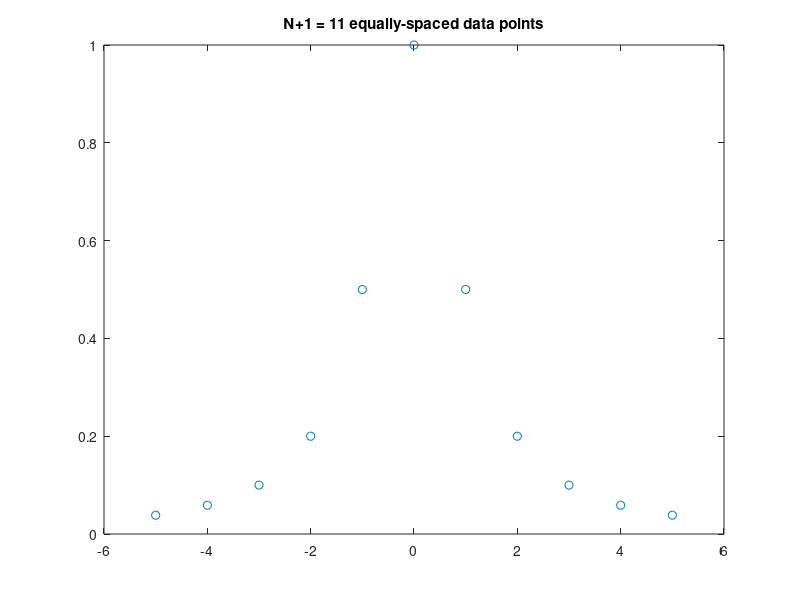
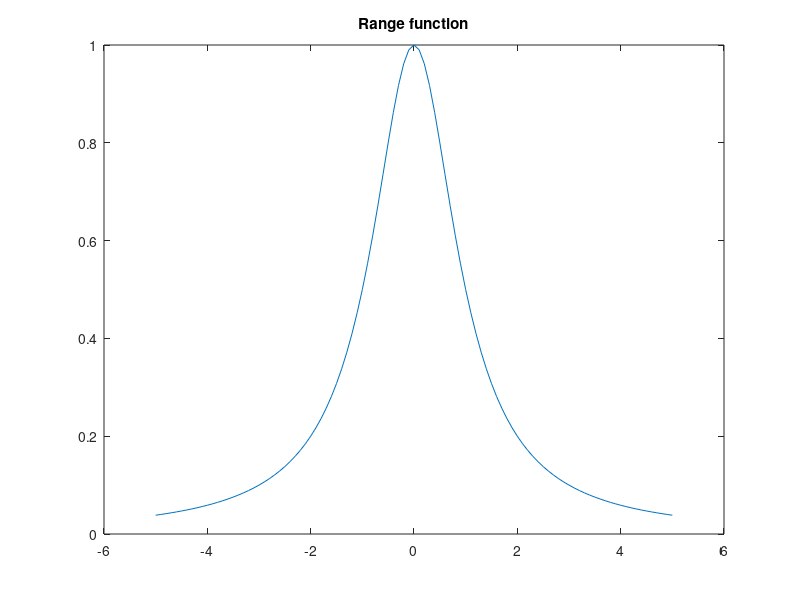
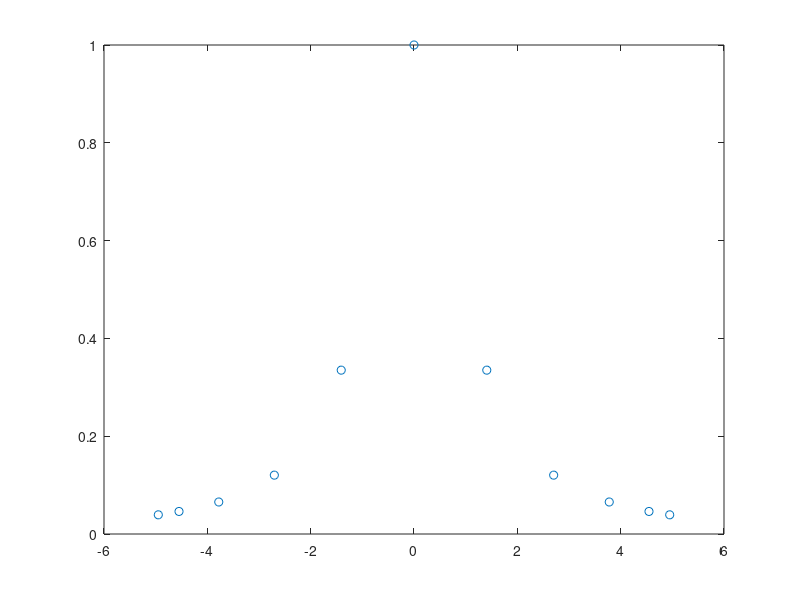
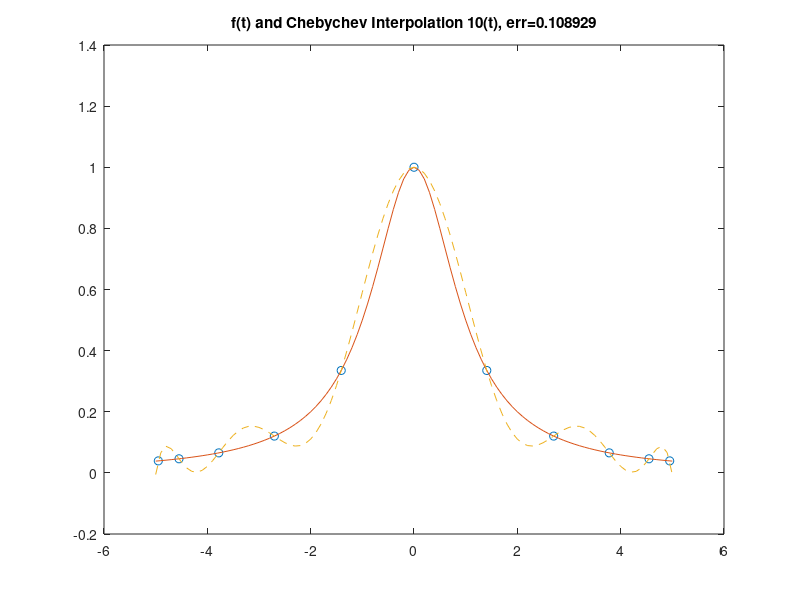

Reproduce these figures in MATLAB, in order.
%% Lab 4
%%

%% Problem 1
%%
N = 10;
x = linspace(-5,5,N+1);
f = inline('1./(1+x.*x)','x');
y = f(x);
plot(x, y, 'o');
title('N+1 = 11 equally-spaced data points');
t = [-5:.1:5];
figure;
plot(t, f(t), '-');
title('Range function');

%% Problem 2
%%
PN = polyfit(x,y,N);
v = polyval(PN,t);
err = norm(f(t)-v,inf);
figure;
plot(x,y,'o',t,f(t),'-',t,v,'--')
title(sprintf('f(t) and P {10}(t), err=%g',err))

%% Problem 3
%%
K = N+1;
a = -5;
b = 5;
xcheb = zeros(1,K);
for i=1:K
    xcheb(i)=(a+b)/2 + (b-a)/2 * cos( (i-.5)*pi/K );
end
title('Chebyshev data [N = 10]');
ycheb = f(xcheb);
plot(xcheb, ycheb, 'o');
PNcheb = polyfit(xcheb,ycheb,N);
vcheb = polyval(PNcheb,t);

cheberr = norm(f(t)-vcheb,inf);
figure;
plot(xcheb,ycheb, 'o', t, f(t), '-', t, vcheb, '--');
title(sprintf('f(t) and Chebychev Interpolation {10}(t), err=%g',cheberr))

%%
% The polynomial interpolation provided by matlabs polyfit finds the
% coefficeints of a p(x) that fit a vector of X points. The
% interpolation that happens in Problem 2 uses N equally spaced points
% (shown in Figure 1) and yeilds a polynomial that interpolates the
% points but also has a lot of error at the ends of the interval (in
% this case near -5 and 5). The Chebychev polynomial in problem 3 uses
% X values generated using the equation '(a+b)/2 + (b-a)/2 * cos(
% (i-.5)*pi/K )'. You can see in Figure 3 that the x values used in
% the Chebychev polynomial are bunched up near the ends of the
% interval (-5 to 5). The high error at the ends of the polynomail in
% Problem 2 is an example of Runge's phenomenom. The chebyshev points
% help mitigate the error poblem by using a least squares method to
% ensure a minimun maximum error.

%% Problem 4
%%
% As the number of nodes increases, the error in an interpolating
% polynomial with equally spaced X values becomes exteremely bad at
% the end of it's interval. In contrast, the polynomial using
% chebyshev points get's more and more accurate.

%%
% Here are the cases when N = 20 and N = 50
% and then 50.

N = 20;
x = linspace(-5,5,N+1);
f = inline('1./(1+x.*x)', 'x');
y = f(x);
figure;
plot(x,y,'o');
title('N+1 = 21 equally-spaced data points');
t = [-5:.1:5];

PN = polyfit(x,y,N);
v = polyval(PN,t);
err = norm(f(t)-v,inf);

figure;
plot(x,y,'o',t,f(t),'-',t,v,'--');
title(sprintf('f(t) and P_{20}(t) [N = 20], err%g', err));

K = N+1;
a = -5;
b = 5;
xcheb = zeros(1,K);
for i=1:K
    xcheb(i)=(a+b)/2 + (b-a)/2 * cos( (i-.5)*pi/K );
end
ycheb = f(xcheb);
PNcheb = polyfit(xcheb,ycheb,N);
vcheb = polyval(PNcheb,t);

cheberr = norm(f(t)-vcheb,inf);
figure;
plot(x,y,'o',t,f(t),'-',t,vcheb,'--')
title(sprintf('f(t) and Chebychev Interpolation {10}(t) [N = 20], err=%g',cheberr))

% N = 50

N = 50;
x = linspace(-5,5,N+1);
f = inline('1./(1+x.*x)', 'x');
y = f(x);
figure;
plot(x,y,'o');
title('N+1 = 51 equally-spaced data points');
t = [-5:.1:5];
PN = polyfit(x,y,N);
v = polyval(PN,t);
err = norm(f(t)-v,inf);

figure;
plot(x,y,'o',t,f(t),'-',t,v,'--');
title(sprintf('f(t) and P_{50}(t) [N = 50], err%g', err));

K = N+1;
a = -5;
b = 5;
xcheb = zeros(1,K-1);
for i=1:K
    xcheb(i)=(a+b)/2 + (b-a)/2 * cos( (i-.5)*pi/K );
end
ycheb = f(xcheb);
PNcheb = polyfit(xcheb,ycheb,N);
vcheb = polyval(PNcheb,t);

cheberr = norm(f(t)-vcheb,inf);
figure;
plot(x,y,'o',t,f(t),'-',t,vcheb,'--')
title(sprintf('f(t) and Chebychev Interpolation {10}(t) [N = 50], err=%g',cheberr))
